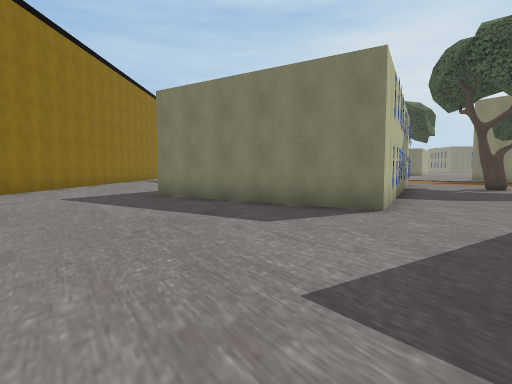
[1] (above)

24 first-person views from a walk through a Unity game level. The camera is 1.4 m above the floor, tilts 4° down and sees 75° across. The floor is counted in squares, 2 m on a side. Each view is taken from the middle of a square. On the plan, view 1 faces up. The plan holds only what a view shows up to about 10 squares ahead; the rest is blank. The place goes on beyond the plan. The player is left out. Some surface patterns are stand-ins.

[2]
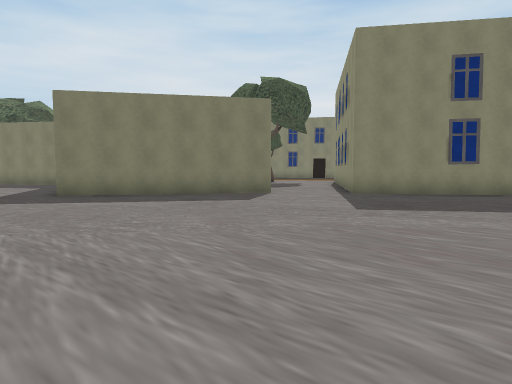

[3]
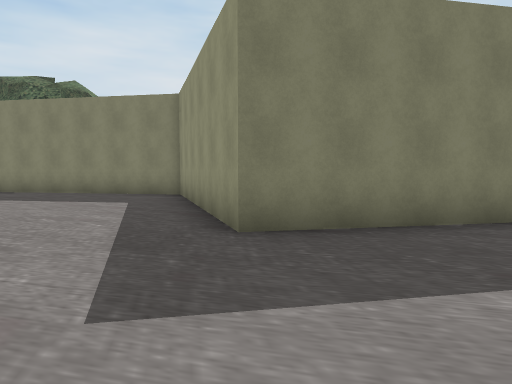

[4]
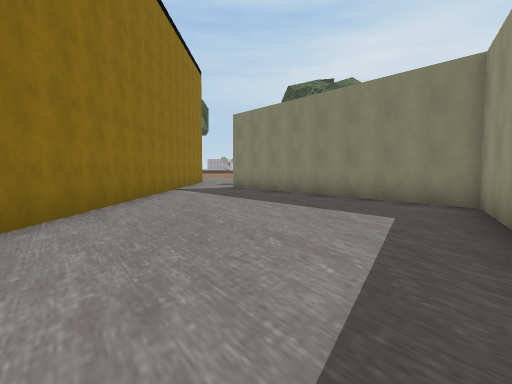

[5]
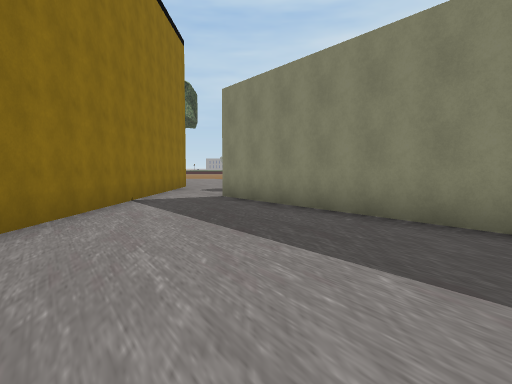

[6]
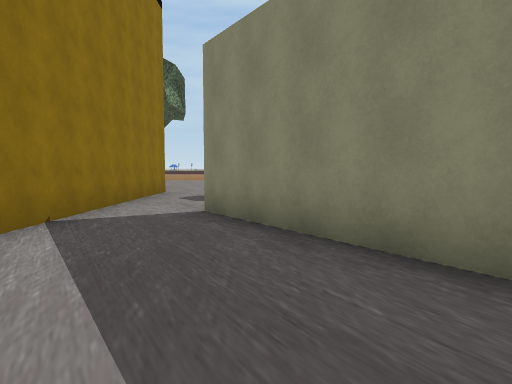

[7]
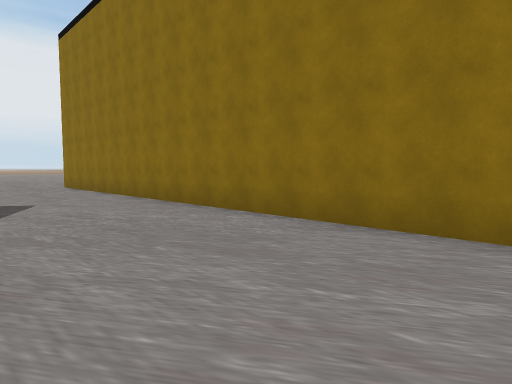

[8]
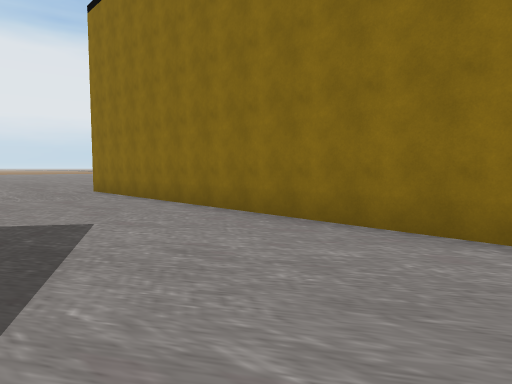

[9]
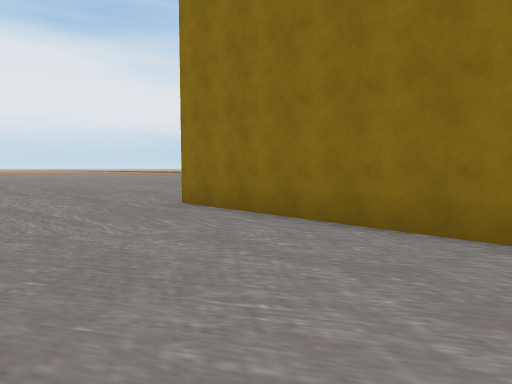

[10]
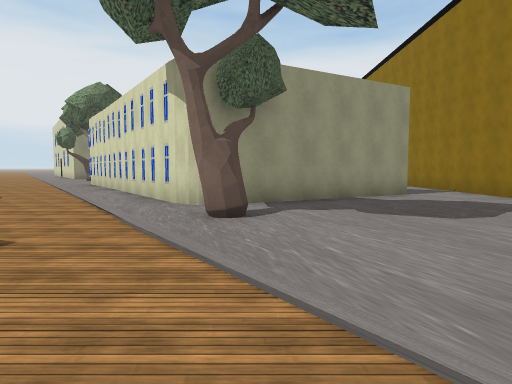

[11]
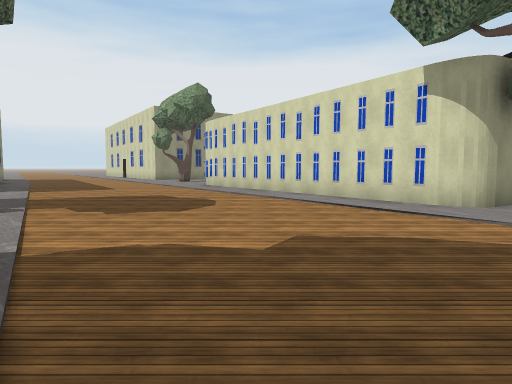

[12]
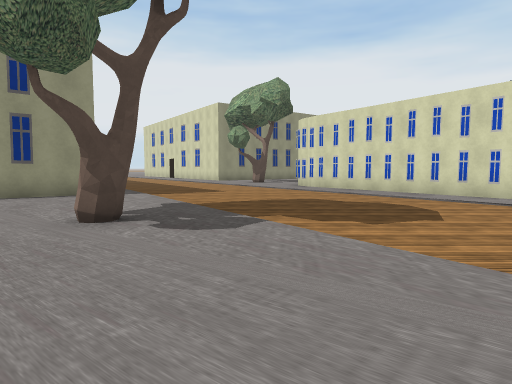

[13]
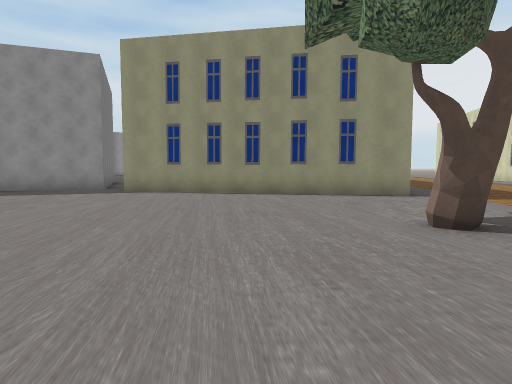

[14]
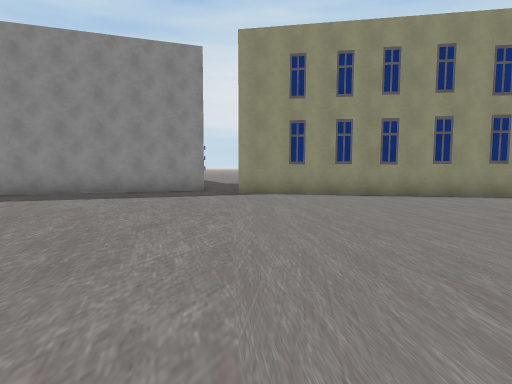

[15]
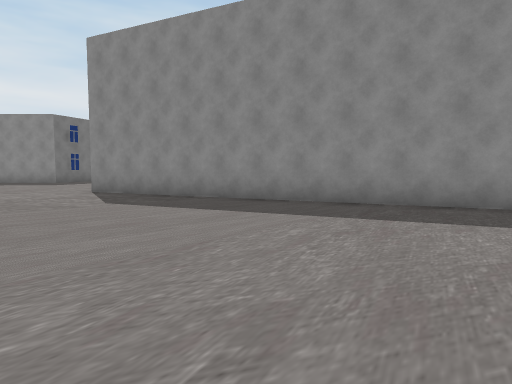

[16]
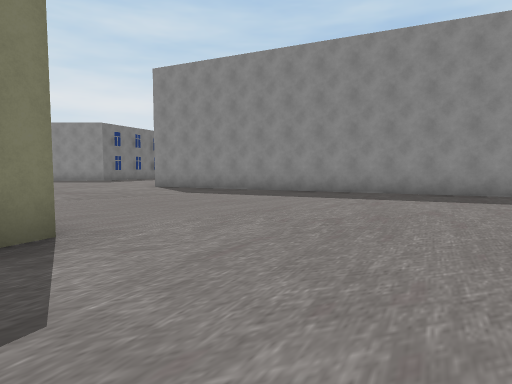

[17]
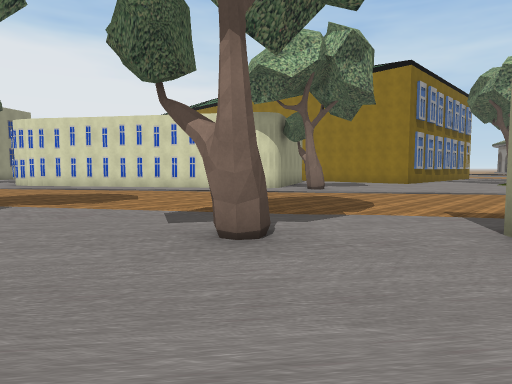

[18]
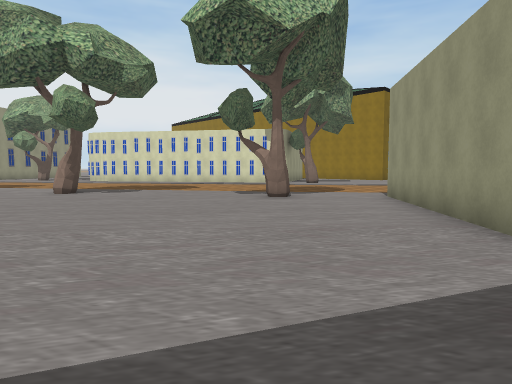

[19]
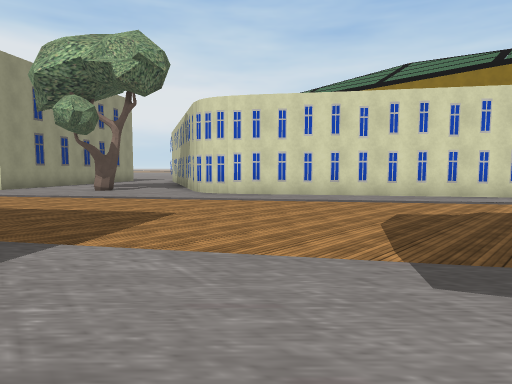

[20]
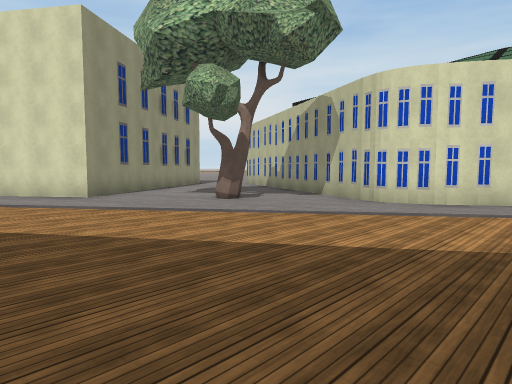

[21]
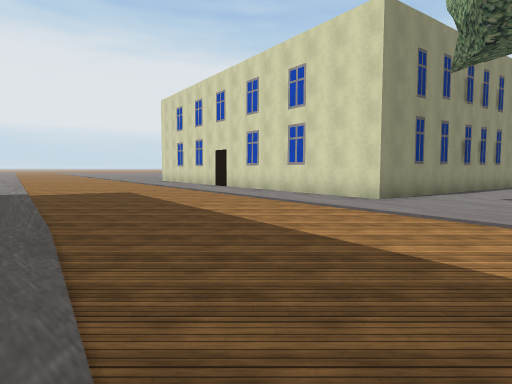

[22]
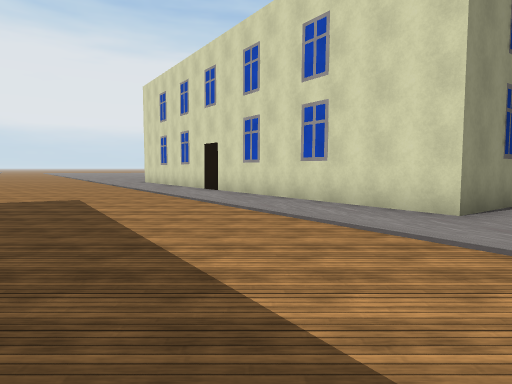

[23]
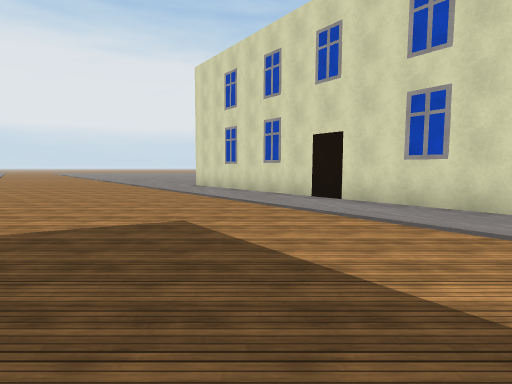

[24]
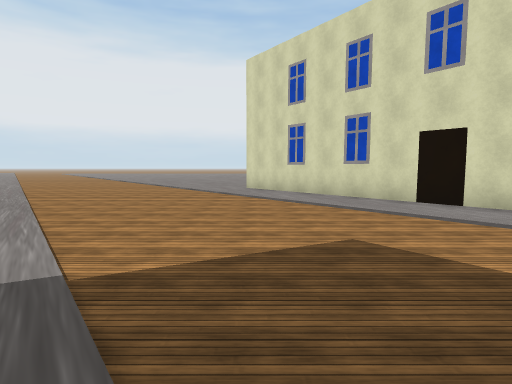

### Floor plan
Points are (right, up) in squares from view 1. A wall is a line through its corners. A room is listed if a view was taken in it or the views show most of it. See-through windows are left out.
Room 1 (views 1, 2, 3, 4, 5, 6, 7, 8, 9)
walls: (2.1, 5.5) (-2.6, 8.7) (-0.1, 13.8) (-4.9, 20.5); (5.9, 0.4) (3.5, 3.7) (4.1, 4.1); (-6.7, 22.6) (-6.7, 1)
ways out: opening at (-5.5, 21.5) to room 2; opening at (4, 5) to room 2
Room 2 (views 10, 11, 12, 13, 14, 15, 16, 17, 18, 19, 20, 21, 22, 23, 24)
walls: (12.2, 19) (19, 23.7); (5.8, 15.2) (6.3, 14.4) (6.2, 13.7); (6.2, 14.7) (6.4, 13.9) (2.1, 5.5); (6.2, 14.5) (6.3, 13.9) (6.1, 13.4); (0.6, 22.7) (6.3, 14.4); (21.2, 24.7) (26, 35); (8.7, 33.5) (4.6, 30.4); (16.5, 33) (15.9, 33.3); (6.7, 5.9) (10.2, 8.4) (16.9, -1); (-4.9, 20.5) (-0.3, 23); (-6.7, 25.1) (-6.7, 22.6)
ways out: opening at (-5.5, 21.5) to room 1; opening at (4, 5) to room 1; gap at (26, 35)
objects: tree (-1, 24) to (0, 24); tree (7, 28); tree (8, 11); tree (10, 23) to (10, 24)

Where each view was taken, in squares from view 1:
view 1: 0 up, 0 right, facing up
view 2: 1 down, 5 left, facing up-right
view 3: 6 up, 5 left, facing up-right
view 4: 8 up, 4 left, facing up
view 5: 12 up, 4 left, facing up
view 6: 15 up, 4 left, facing up
view 7: 15 up, 3 left, facing down-left
view 8: 12 up, 3 left, facing down-left
view 9: 7 up, 3 left, facing down-left
view 10: 29 up, 1 left, facing down
view 11: 29 up, 4 right, facing down
view 12: 28 up, 8 right, facing down
view 13: 28 up, 9 right, facing down-right
view 14: 30 up, 12 right, facing down-right
view 15: 30 up, 16 right, facing right
view 16: 31 up, 13 right, facing right
view 17: 31 up, 9 right, facing down-left
view 18: 34 up, 13 right, facing down-left
view 19: 22 up, 12 right, facing down-left
view 20: 17 up, 13 right, facing down-left
view 21: 16 up, 13 right, facing down
view 22: 13 up, 13 right, facing down
view 23: 10 up, 16 right, facing down
view 24: 9 up, 18 right, facing down
